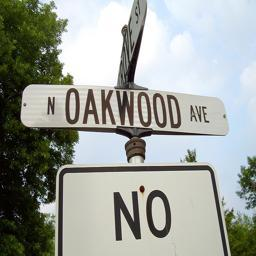
#> input picture ref_img.jpg, 256 x 256 px
$ python main.py
#> lines starting #> are read from the running program, lines starting #| are printed output that depends on the picture; pictures that were not available may be replaced by others from this repository, and a replacement may not be noted
#dependencies
import os
import cv2
import numpy as np
import xgboost as xgb
import matplotlib.pyplot as plt
from sklearn.model_selection import train_test_split

# removing unecessary files
folder = "Data/"

for file in os.listdir(folder):
    if file.endswith(".txt"):
        os.remove(os.path.join(folder,file))

img = cv2.imread("ref_img.jpg")
#> img is the input picture: shape (256, 256, 3); mean B, G, R 155.3, 161.3, 156.6
plt.imshow(img)
plt.title("reference image BGR")
plt.show()

gray = cv2.cvtColor(img, cv2.COLOR_BGR2GRAY)
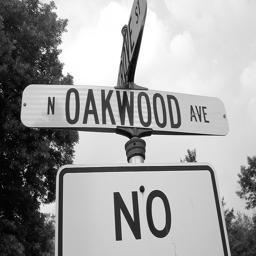
#> gray: shape (256, 256); min 0, max 255, mean 159.2
plt.imshow(gray,cmap = "gray")
plt.title("reference image GRAY")
plt.show()

# feature extraction
height,width = gray.shape
#> height = 256; width = 256
x_grid,y_grid = np.meshgrid(np.linspace(0,1,width),np.linspace(0, 1,height))
gray_flat = gray.flatten()
x_grid_flat = x_grid.flatten()
y_grid_flat = y_grid.flatten()

fig,ax = plt.subplots(ncols=2)
ax[0].imshow(x_grid)
ax[1].imshow(y_grid)
plt.show()
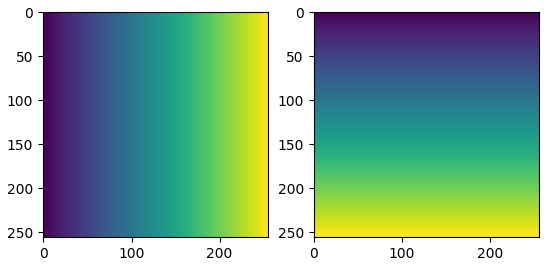
#> figure drawn by matplotlib, 2 panels

def Feature_Extraction(gray_img):
    height,width = gray_img.shape
    x,y = np.meshgrid(np.linspace(0, 1,width),np.linspace(0, 1,height))
    gray_img_flat = gray_img.flatten()
    x_flat = x.flatten()
    y_flat = y.flatten()

    feature_stack = np.column_stack((gray_img_flat,x_flat,y_flat))
    return feature_stack

y_r = []
y_g = []
y_b = []
X_data = []
n = 0
for filename in os.listdir(folder):
    n+=1
    if n>10000:
        break
    path = os.path.join(folder,filename)
    img = cv2.imread(path)
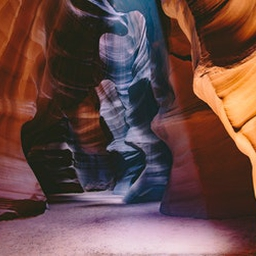
#> input picture ref.jpg, 256 x 256 px, given as the content of the folder Data/, which was not available
#> img is the input picture: shape (256, 256, 3); mean B, G, R 70.4, 73.9, 104.1
    if img is None:
        continue

    gray = cv2.cvtColor(img, cv2.COLOR_BGR2GRAY)
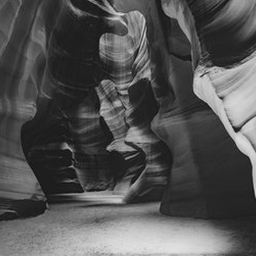
#> gray: shape (256, 256); min 14, max 225, mean 82.5
    print(f"[{n}] - image loaded")

    feature_stack = Feature_Extraction(gray_img=gray)
    X_data.append(feature_stack)
    print(f"[{n}] - features extracted!!")

    tar_red = img[:,:,2].flatten()
    tar_green = img[:,:,1].flatten()
    tar_blue = img[:,:,0].flatten()

    y_r.append(tar_red)
    y_g.append(tar_green)
    y_b.append(tar_blue)
    print(f"[{n}] - data appended!!")

X_data = np.vstack(X_data)
y_r = np.hstack(y_r)
y_g = np.hstack(y_g)
y_b = np.hstack(y_b)
